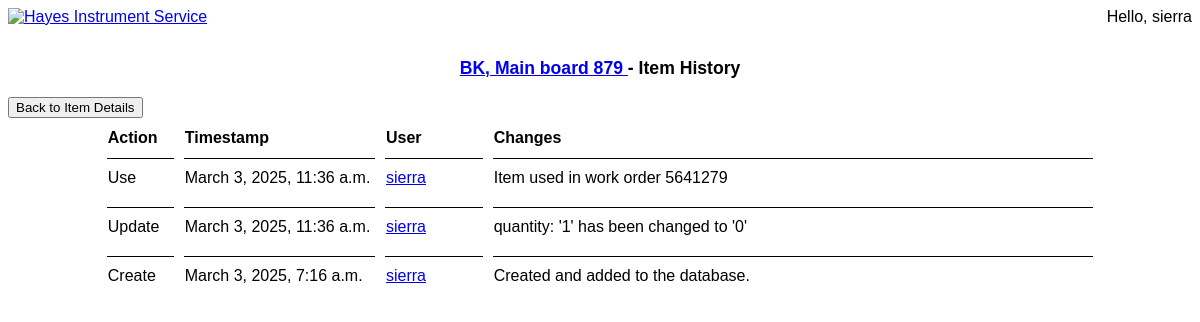
The app's page /inventory_database/items/459/history (signed in) with its own data.
### inventory/models.py (models this page shows, shortened)
class Item(models.Model):
    class Meta:
        db_table = "inventory_item"
        managed = True
    PART = "Part"
    UNIT = "Unit"
    ITEM_TYPE_CHOICES = {
        PART: "Part",
        UNIT: "Unit",
    }
    manufacturer = models.CharField(default="N/A", max_length=50)
    model = models.CharField(default="N/A", max_length=100)
    part_or_unit = models.CharField(
        blank=False,
        choices=ITEM_TYPE_CHOICES,
        default=PART,
        max_length=5,
    )
    part_number = models.CharField(blank=True, max_length=100)
    description = models.TextField()
    location = models.CharField(default="N/A", max_length=50)
    quantity = models.IntegerField(default=0, validators=[MinValueValidator(0)])
    min_quantity = models.IntegerField(default=0, validators=[MinValueValidator(0)])
    unit_price = models.DecimalField(
        default=0.01,
        max_digits=16,
        decimal_places=2,
        validators=[MinValueValidator(0.00)],
    )
    last_modified_by = models.ForeignKey(
        User, on_delete=models.SET_NULL, null=True, blank=True
    )
    tracker = FieldTracker(
        fields=[
            "manufacturer",
            "model",
            "part_or_unit",
            "part_number",
            "description",
            "location",
            "quantity",
            "min_quantity",
            "unit_price",
        ]
    )
    def __str__(self):
        item_string = self.manufacturer + ", " + self.model
        if self.part_or_unit == self.PART:
            item_string += " " + self.part_number
        return item_string

class ItemHistory(models.Model):
    class Meta:
        verbose_name = "Item History"
        verbose_name_plural = "Item Histories"
        db_table = "inventory_itemhistory"
        managed = True
    ACTION_CHOICES = [
        ("create", "Create"),
        ("update", "Update"),
        ("delete", "Delete"),
        ("use", "Use"),
    ]
    item = models.ForeignKey(Item, on_delete=models.CASCADE)
    action = models.CharField(max_length=6, choices=ACTION_CHOICES)
    timestamp = models.DateTimeField(auto_now_add=True)
    user = models.ForeignKey(User, on_delete=models.SET_NULL, null=True, blank=True)
    changes = models.TextField(null=True, blank=True)

### inventory/views.py (the view)
# urls.py: path("items/<int:pk>/history", views.ItemHistoryView.as_view(), name="item_history"),
class ItemHistoryView(LoginRequiredMixin, ListView):
    model = ItemHistory
    template_name = "item_history.html"
    context_object_name = "item_history_list"
    def get_queryset(self):
        item_id = self.kwargs["pk"]
        history = ItemHistory.objects.filter(item_id=item_id).order_by("-timestamp")
        return history
    def get_context_data(self, **kwargs):
        item_id = self.kwargs["pk"]
        context = super().get_context_data(**kwargs)
        context["item"] = Item.objects.filter(id=item_id)[0]
        return context

### inventory/templates/item_history.html (shortened to what this page needs)
{% extends "inventory_base_template.html" %}
{% load static %}
{% block other_stylesheets %}
<link rel="stylesheet" href="{% static "item_history.css" %}" />
{% endblock other_stylesheets %}
{% block page-title %}
<a href="{% url "inventory:item_detail" item.id %}"> {{ item }} </a>
- Item History
{% endblock page-title %}
{% block content %}
<button type="button" onclick="window.location.href='{% url "inventory:item_detail" item.id %}'">Back to Item Details</button>
<table>
    <thead>
        <tr>
            <th>Action</th>
            <th>Timestamp</th>
            <th>User</th>
            <th>Changes</th>
        </tr>
    </thead>
    <tbody>
        {% for history in item_history_list %}
        <tr>
            <td class="col action">{{ history.get_action_display }}</td>
            <td class="col timestamp">{{ history.timestamp }}</td>
            <td class="col user"><a href="{% url "authentication:user_details" history.user.id %}">{{ history.user }}</a></td>
            <td class="col changes">{{ history.changes }}</td>
        </tr>
        {% endfor %}
    </tbody>
</table>
{% endblock content %}

### inventory/templates/inventory_base_template.html (shortened to what this page needs)
<!DOCTYPE html>
<html lang="en">
{% load static %}
<head>
    <link rel="stylesheet" href="{% static "inventory_base.css" %}" />
    {% block other_stylesheets %}{% endblock other_stylesheets %}
</head>
<body>
    <div class="header">
        <a href="{% url 'authentication:home' %}">
            <img class="image" height="94" width="532" src="https://hayesinstruments.com/images/HayesLetterhead.gif"
                alt="Hayes Instrument Service"
                title="Click here to go to the Home page.">
        </a>
            <span class="user" onclick="openNav()">
                Hello, {{ request.user.username }}
            </span>
    </div>
    <div class="page-title">{% block page-title %}{% endblock page-title %}</div>
    <div class="content">
        {% block content %}
        {% endblock content %}
    </div>
</body>
</html>

### inventory/static/inventory_base.css (style rules this page uses)
body, textarea { font-family: arial, sans-serif; }
div.header { display: flex; margin-bottom: 2em; justify-content: space-between; align-items: center; }
div.page-title { font-size: 110%; font-weight: bold; text-align: center; padding-bottom: 1em; }

### inventory/static/item_history.css (style rules this page uses)
table { margin: 0 auto; width: 85%; border-spacing: 10px; }
tr th { text-align: left; }
tr td { border-top: 1px solid black; padding-top: 10px; padding-bottom: 10px; }
.action { width: 7%; }
.timestamp { width: 20%; }

### records on screen
Item: manufacturer+model+part_or_unit "BK, Main board 879"
ItemHistory: action "Use", timestamp "March 3, 2025, 11:36 a.m.", user "sierra", changes "Item used in work order 5641279"
ItemHistory: action "Update", timestamp "March 3, 2025, 11:36 a.m.", user "sierra", changes "quantity: '1' has been changed to '0'"
ItemHistory: action "Create", timestamp "March 3, 2025, 7:16 a.m.", user "sierra", changes "Created and added to the database."

### other values on screen
{{ request.user.username }} "sierra"
